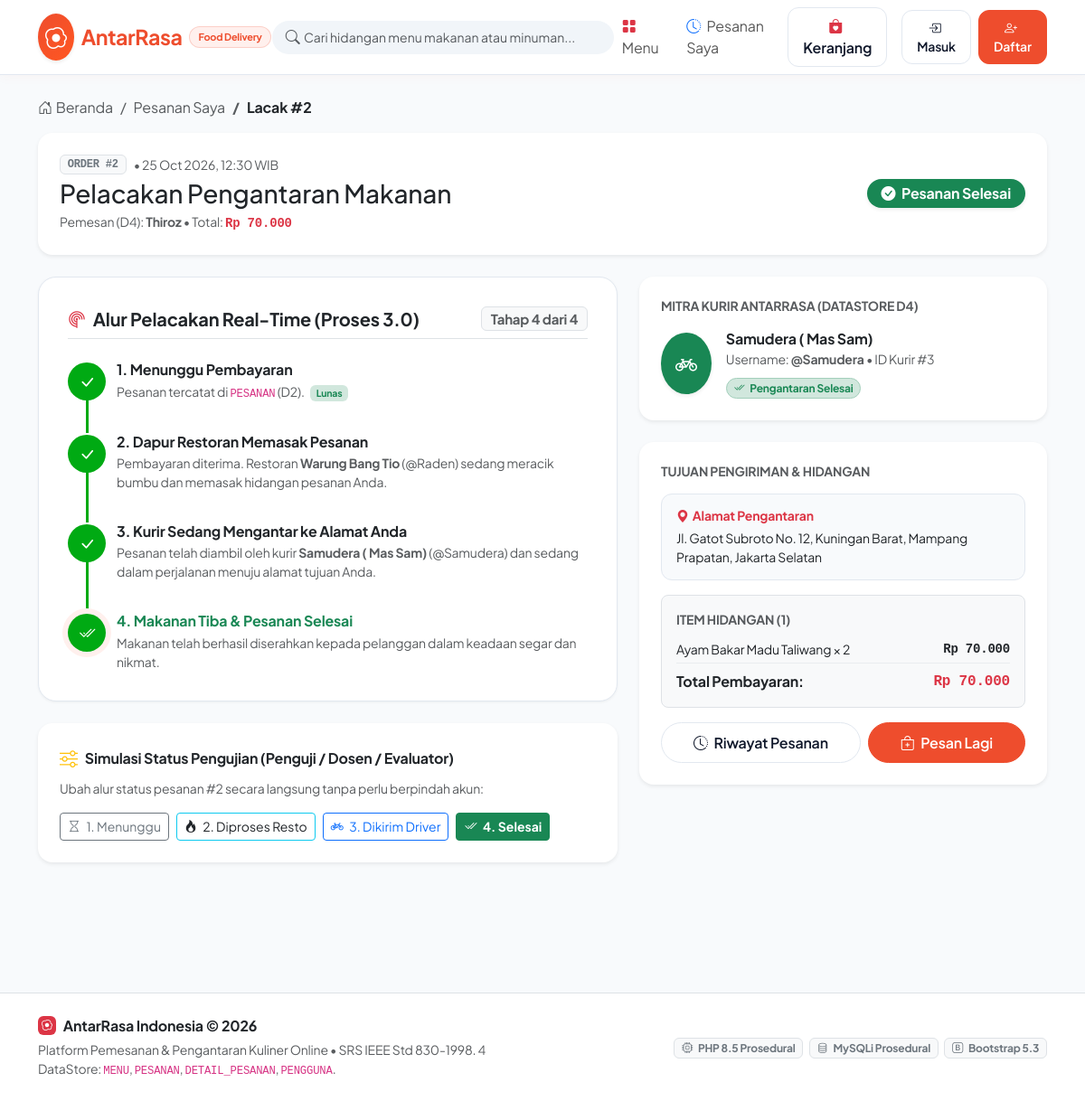
Page /status.php?id=2 on the committed database.
### tables this page shows
CREATE TABLE `pesanan` (
  `id_pesanan` int(11) NOT NULL AUTO_INCREMENT,
  `id_pengguna` int(11) DEFAULT NULL,
  `tanggal_pesanan` datetime NOT NULL DEFAULT current_timestamp(),
  `alamat_pengiriman` text NOT NULL,
  `total_harga` decimal(12,2) NOT NULL,
  `status_pesanan` varchar(30) NOT NULL DEFAULT 'Menunggu',
  PRIMARY KEY (`id_pesanan`),
  KEY `fk_pesanan_pengguna` (`id_pengguna`),
  CONSTRAINT `fk_pesanan_pengguna` FOREIGN KEY (`id_pengguna`) REFERENCES `pengguna` (`id_pengguna`) ON DELETE SET NULL ON UPDATE CASCADE
);

CREATE TABLE `pengguna` (
  `id_pengguna` int(11) NOT NULL AUTO_INCREMENT,
  `username` varchar(50) NOT NULL,
  `password` varchar(255) NOT NULL,
  `nama_lengkap` varchar(100) NOT NULL,
  `peran` varchar(20) NOT NULL DEFAULT 'customer',
  PRIMARY KEY (`id_pengguna`),
  UNIQUE KEY `username` (`username`),
  CONSTRAINT `chk_peran_pengguna` CHECK (`peran` in ('customer','merchant','driver','admin'))
);

CREATE TABLE `detail_pesanan` (
  `id_detail` int(11) NOT NULL AUTO_INCREMENT,
  `id_pesanan` int(11) NOT NULL,
  `id_menu` int(11) NOT NULL,
  `jumlah` int(11) NOT NULL,
  `subtotal` decimal(12,2) NOT NULL,
  PRIMARY KEY (`id_detail`),
  KEY `fk_detail_pesanan_pesanan` (`id_pesanan`),
  KEY `fk_detail_pesanan_menu` (`id_menu`),
  CONSTRAINT `fk_detail_pesanan_menu` FOREIGN KEY (`id_menu`) REFERENCES `menu` (`id_menu`) ON UPDATE CASCADE,
  CONSTRAINT `fk_detail_pesanan_pesanan` FOREIGN KEY (`id_pesanan`) REFERENCES `pesanan` (`id_pesanan`) ON DELETE CASCADE ON UPDATE CASCADE,
  CONSTRAINT `chk_jumlah_positif` CHECK (`jumlah` > 0)
);

CREATE TABLE `menu` (
  `id_menu` int(11) NOT NULL AUTO_INCREMENT,
  `nama_menu` varchar(100) NOT NULL,
  `harga` decimal(12,2) NOT NULL,
  `deskripsi` text DEFAULT NULL,
  `status_menu` varchar(20) NOT NULL DEFAULT 'Tersedia',
  PRIMARY KEY (`id_menu`)
);

### status.php (the view, shortened to what the rows shown need)
<?php
require_once __DIR__ . '/config/database.php';
require_once __DIR__ . '/includes/functions_order.php';
$id_pesanan = isset($_GET['id']) ? (int) $_GET['id'] : (isset($_POST['id_pesanan']) ? (int) $_POST['id_pesanan'] : 0);
$pesanan = ambil_pesanan_by_id($conn, $id_pesanan);
    ?>
    <?php
$detail_items = ambil_detail_pesanan($conn, $id_pesanan);
$status_saat_ini = (string) $pesanan['status_pesanan'];
$status_info = dapatkan_info_status($status_saat_ini);
$driver_aktif = ambil_driver_aktif($conn);
$merchant_aktif = ambil_merchant_aktif($conn);
$nomor_step = match ($status_saat_ini) {
    'Menunggu' => 1,
    'Diproses' => 2,
    'Dikirim'  => 3,
    'Selesai'  => 4,
    default    => 1
};
require_once __DIR__ . '/includes/header.php';
?>
<div class="card shadow-sm border-0 rounded-4 mb-4 bg-white p-4">
    <div class="row align-items-center gy-3">
        <div class="col-md-7">
            <div class="d-flex align-items-center gap-2 mb-1">
                <span class="badge bg-light text-secondary border font-monospace">ORDER #<?= $id_pesanan ?></span>
                <span class="text-muted small">&bull; <?= date('d M Y, H:i', strtotime((string) $pesanan['tanggal_pesanan'])) ?> WIB</span>
            </div>
            <p class="text-muted small mb-0">
                Pemesan (D4): <strong><?= e($pesanan['nama_pemesan'] ?? 'Pelanggan Tamu') ?></strong> &bull; Total: <strong class="text-danger font-monospace"><?= format_rupiah((float) $pesanan['total_harga']) ?></strong>
            </p>
        </div>
        <div class="col-md-5 text-md-end">
            <span class="badge <?= $status_info['class'] ?> fs-6 px-3 py-2 rounded-pill shadow-sm">
                <i class="bi <?= $status_info['icon'] ?> me-1"></i> <?= $status_info['label'] ?>
            </span>
        </div>
    </div>
</div>
<div class="row g-4 mb-5">
    <div class="col-lg-7">
        <div class="tracking-stepper-wrap mb-4">
            <h5 class="fw-bold mb-4 pb-2 border-bottom text-dark d-flex align-items-center justify-content-between">
                <span><i class="bi bi-radar text-danger me-2"></i>Alur Pelacakan Real-Time (Proses 3.0)</span>
                <span class="badge bg-light text-muted small border">Tahap <?= $nomor_step ?> dari 4</span>
            </h5>
            <div class="pe-2">
                <div class="track-step-item <?= $nomor_step > 2 ? 'completed' : ($nomor_step === 2 ? 'active' : '') ?>">
                    <div>
                        <h6 class="fw-bold mb-1 <?= $nomor_step === 2 ? 'text-primary' : 'text-dark' ?>">
                            2. Dapur Restoran Memasak Pesanan
                        </h6>
                        <p class="text-muted small mb-0">
                            <?php if ($merchant_aktif !== null): ?>
                                Pembayaran diterima. Restoran <strong><?= e($merchant_aktif['nama_lengkap']) ?></strong> (@<?= e($merchant_aktif['username']) ?>) sedang meracik bumbu dan memasak hidangan pesanan Anda.
                            <?php else: ?>
                                Pembayaran diterima. Dapur restoran sedang meracik bumbu dan memasak hidangan pesanan Anda.
                            <?php endif; ?>
                        </p>
                    </div>
                </div>
                <div class="track-step-item <?= $nomor_step > 3 ? 'completed' : ($nomor_step === 3 ? 'active' : '') ?>">
                    <div>
                        <h6 class="fw-bold mb-1 <?= $nomor_step === 3 ? 'text-primary' : 'text-dark' ?>">
                            3. Kurir Sedang Mengantar ke Alamat Anda
                        </h6>
                        <p class="text-muted small mb-0">
                            <?php if ($driver_aktif !== null): ?>
                                Pesanan telah diambil oleh kurir <strong><?= e($driver_aktif['nama_lengkap']) ?></strong> (@<?= e($driver_aktif['username']) ?>) dan sedang dalam perjalanan menuju alamat tujuan Anda.
                            <?php else: ?>
                                Pesanan sedang dalam proses pengantaran oleh kurir menuju alamat tujuan Anda.
                            <?php endif; ?>
                        </p>
                    </div>
                </div>
            </div>
        </div>
    </div>
    <div class="col-lg-5">
        <div class="card shadow-sm border-0 rounded-4 p-4 bg-white mb-4">
            <?php if ($driver_aktif !== null): ?>
                <div class="d-flex align-items-center gap-3">
                    <div class="bg-success text-white p-3 rounded-circle shadow-sm">
                        <i class="bi bi-bicycle fs-4"></i>
                    </div>
                    <div class="flex-grow-1">
                        <div class="fw-bold text-dark fs-6"><?= e($driver_aktif['nama_lengkap']) ?></div>
                        <div class="text-muted small">Username: <strong>@<?= e($driver_aktif['username']) ?></strong> &bull; ID Kurir #<?= (int)$driver_aktif['id_pengguna'] ?></div>
                        <div class="mt-2">
                            <?php if ($status_saat_ini === 'Menunggu'): ?>
                                <span class="badge bg-secondary-subtle text-secondary border border-secondary-subtle rounded-pill small">
                                    <i class="bi bi-hourglass me-1"></i> Menunggu Pembayaran
                                </span>
                            <?php elseif ($status_saat_ini === 'Diproses'): ?>
                                <span class="badge bg-warning-subtle text-dark border border-warning-subtle rounded-pill small">
                                    <i class="bi bi-box-seam me-1"></i> Menunggu Pengambilan di Dapur
                                </span>
                            <?php elseif ($status_saat_ini === 'Dikirim'): ?>
                                <span class="badge bg-primary-subtle text-primary border border-primary-subtle rounded-pill small">
                                    <i class="bi bi-bicycle me-1"></i> Sedang Mengantar ke Alamat Tujuan
                                </span>
                            <?php elseif ($status_saat_ini === 'Selesai'): ?>
                                <span class="badge bg-success-subtle text-success border border-success-subtle rounded-pill small">
                                    <i class="bi bi-check2-all me-1"></i> Pengantaran Selesai
                                </span>
                            <?php endif; ?>
                        </div>
                    </div>
                </div>
            <?php endif; ?>
        </div>
        <div class="card shadow-sm border-0 rounded-4 p-4 bg-white">
            <div class="driver-location-box mb-3">
                <div class="small fw-bold text-danger mb-1"><i class="bi bi-geo-alt-fill me-1"></i>Alamat Pengantaran</div>
                <div class="small text-dark"><?= nl2br(e($pesanan['alamat_pengiriman'])) ?></div>
            </div>
            <div class="border rounded-3 p-3 bg-light mb-3">
                <ul class="list-unstyled mb-0 small">
                    <?php foreach ($detail_items as $item): ?>
                        <li class="d-flex justify-content-between py-1 border-bottom border-light-subtle">
                            <span><?= e($item['nama_menu']) ?> &times; <?= (int)$item['jumlah'] ?></span>
                            <span class="font-monospace fw-semibold"><?= format_rupiah((float)$item['subtotal']) ?></span>
                        </li>
                    <?php endforeach; ?>
                </ul>
                <div class="d-flex justify-content-between pt-2 fw-bold text-dark fs-6">
                    <span>Total Pembayaran:</span>
                    <span class="text-danger font-monospace"><?= format_rupiah((float)$pesanan['total_harga']) ?></span>
                </div>
            </div>
        </div>
    </div>
</div>
<?php
require_once __DIR__ . '/includes/footer.php';
?>

### rows in the picture
pesanan: tanggal_pesanan "25 Oct 2026, 12:30", id_pengguna.nama_lengkap "Thiroz", total_harga "Rp 70.000", status_pesanan "Pesanan Selesai", status_pesanan "4", alamat_pengiriman "Jl. Gatot Subroto No. 12, Kuningan Barat, Mampang Prapatan, Jakarta Selatan"
pengguna: nama_lengkap "Warung Bang Tio", username "Raden"
pengguna: nama_lengkap "Samudera ( Mas Sam)", username "Samudera", id_pengguna "3"
detail_pesanan: id_menu.nama_menu "Ayam Bakar Madu Taliwang", jumlah "2", subtotal "Rp 70.000"

### other values in the picture
$id_pesanan "2"
count($detail_items) "1"
